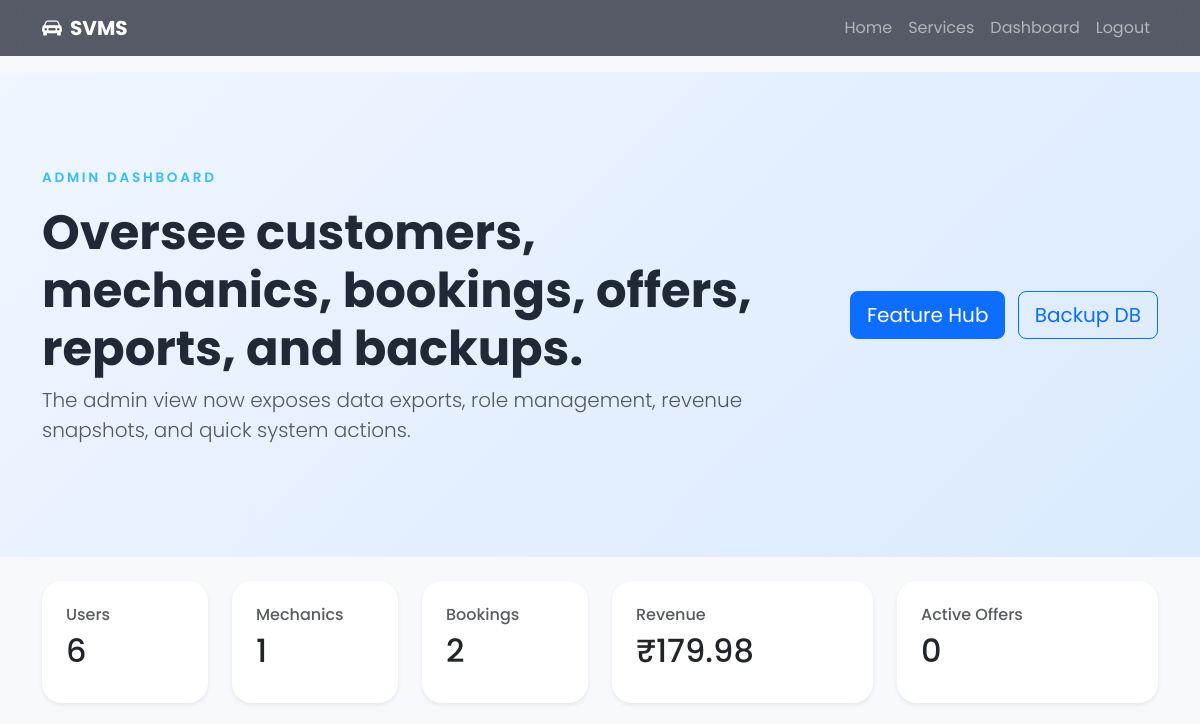
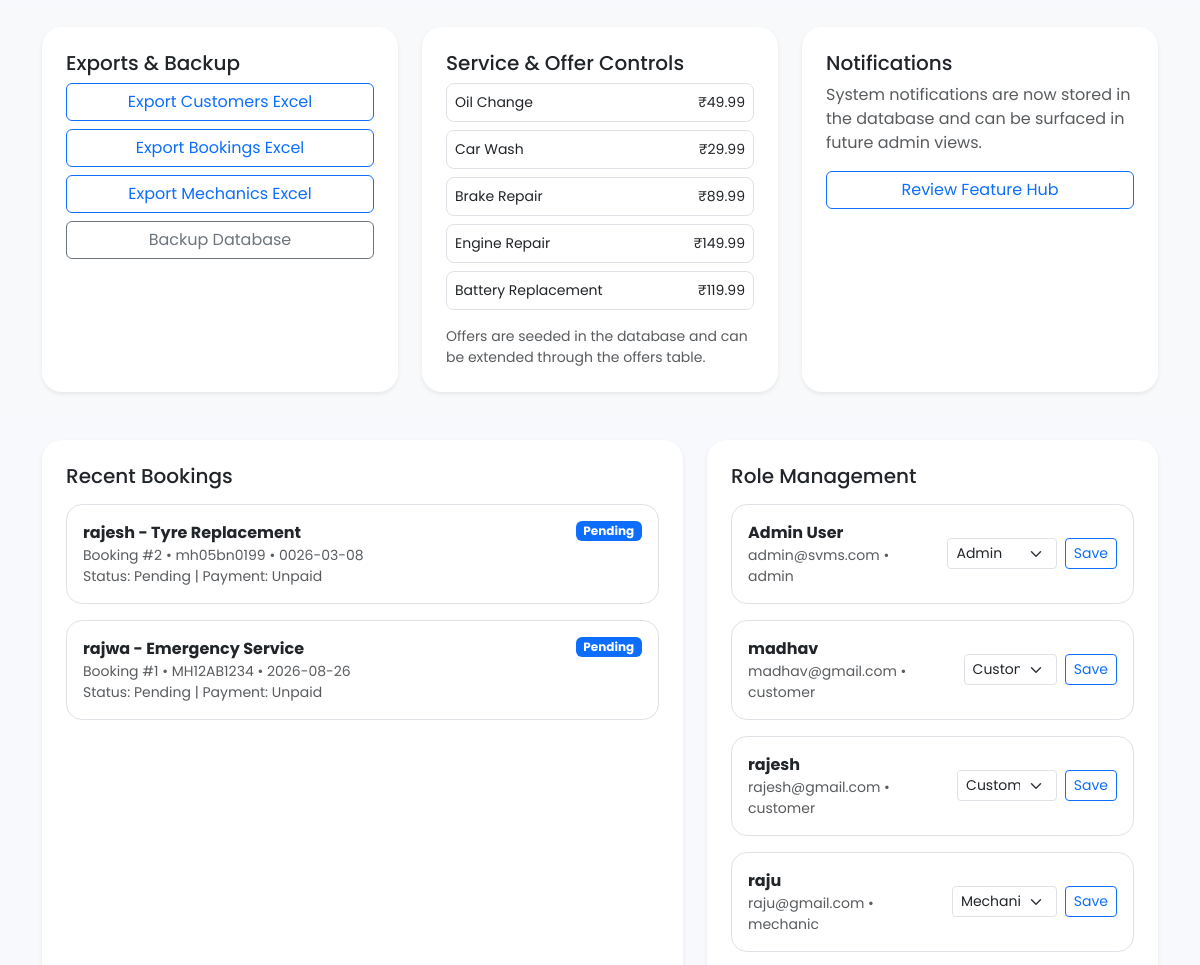
The page /admin-dashboard (signed in, upper part) on the database as committed earlier (2 pictures, top to bottom).
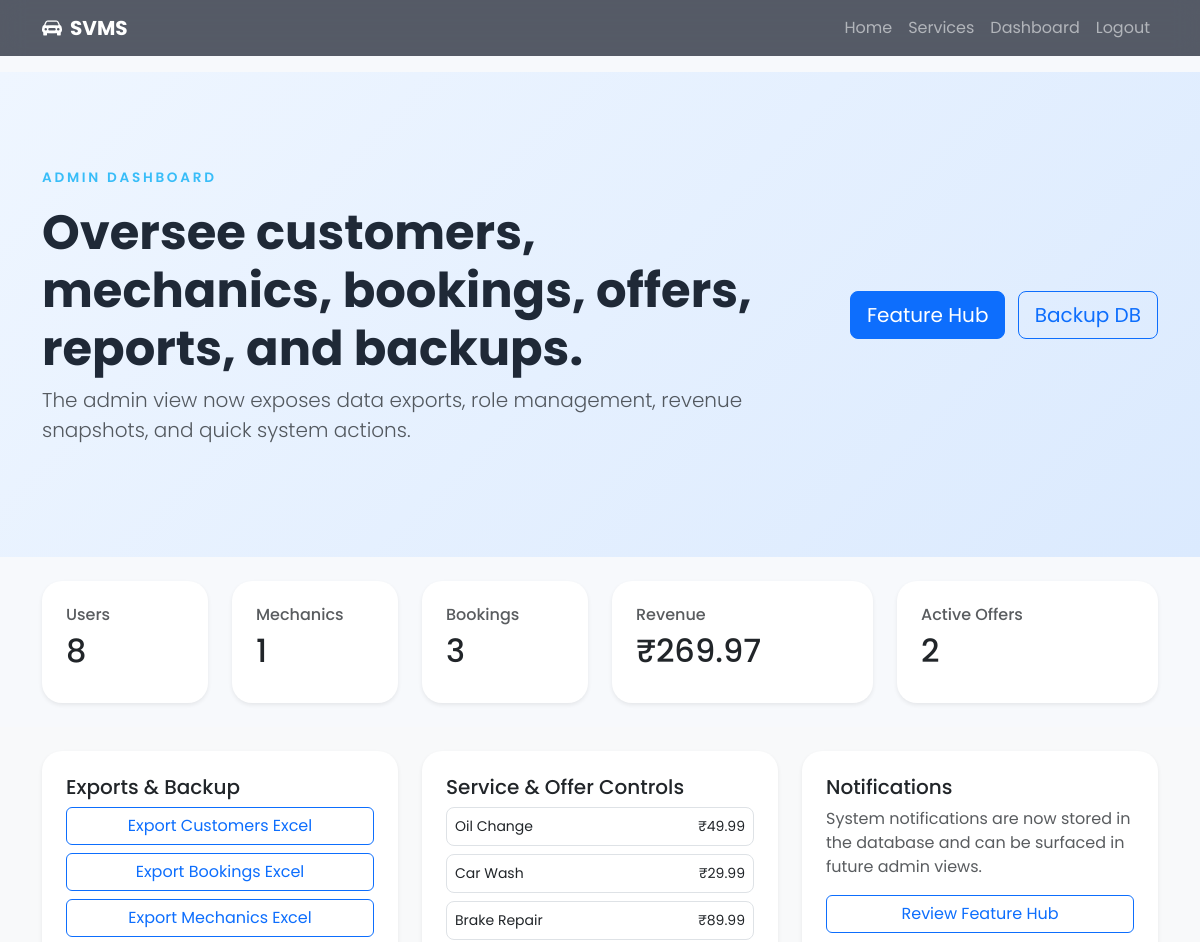
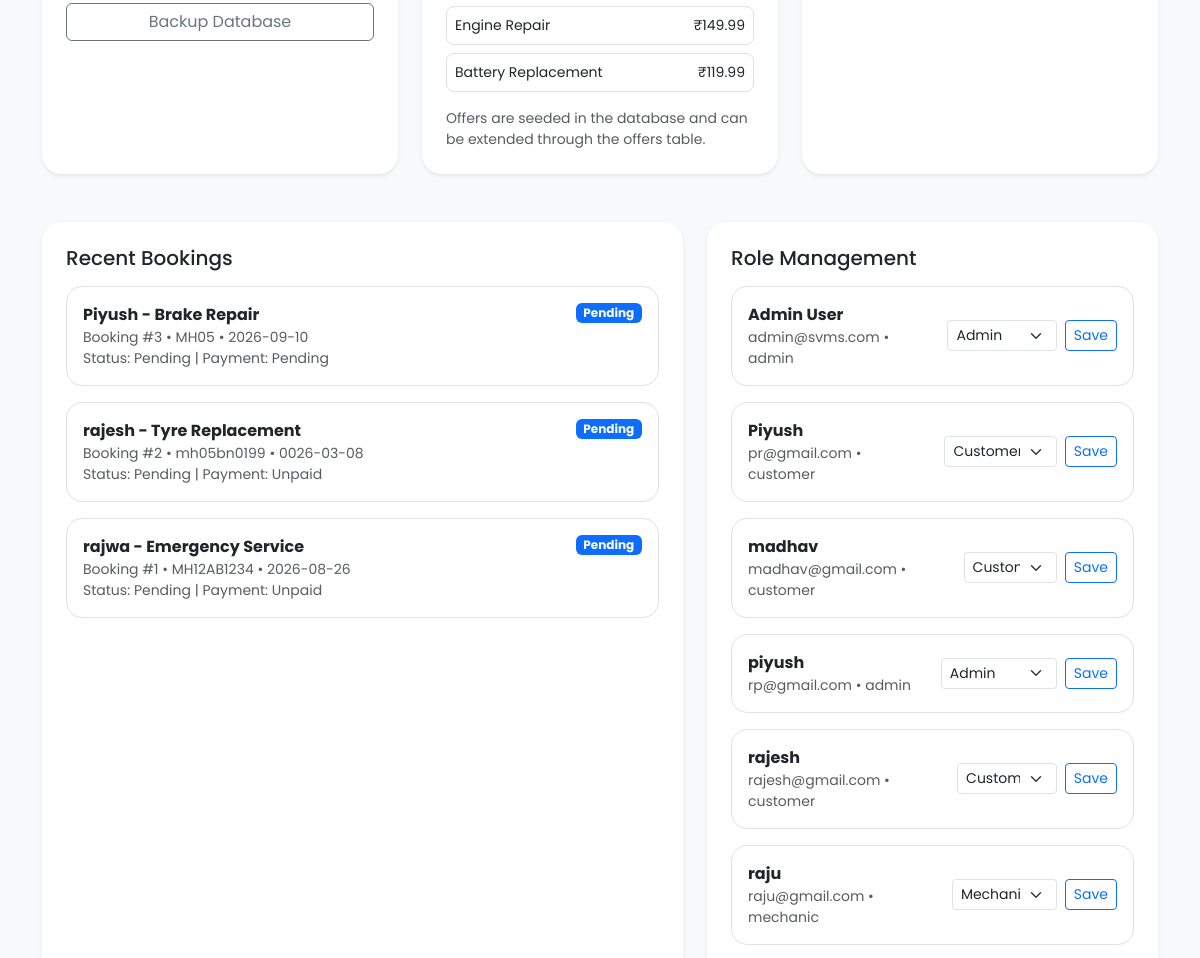
The same page on the database as committed later (2 pictures, top to bottom).
### tables this page shows
CREATE TABLE services (
                id INTEGER PRIMARY KEY AUTOINCREMENT,
                name TEXT UNIQUE NOT NULL,
                description TEXT,
                price REAL DEFAULT 0.0
            );

CREATE TABLE bookings (
                id INTEGER PRIMARY KEY AUTOINCREMENT,
                customer_id INTEGER NOT NULL,
                service_id INTEGER NOT NULL,
                vehicle_type TEXT,
                vehicle_number TEXT,
                booking_date TEXT,
                status TEXT DEFAULT 'Pending',
                notes TEXT,
                created_at TIMESTAMP DEFAULT CURRENT_TIMESTAMP
            , payment_status TEXT DEFAULT 'Unpaid', payment_method TEXT, payment_reference TEXT, rescheduled_date TEXT, cancellation_reason TEXT, estimated_time TEXT, spare_parts_used TEXT, before_image TEXT, after_image TEXT, mechanic_notes TEXT, invoice_number TEXT);

CREATE TABLE users (
                id INTEGER PRIMARY KEY AUTOINCREMENT,
                full_name TEXT NOT NULL,
                email TEXT UNIQUE NOT NULL,
                password TEXT NOT NULL,
                role TEXT DEFAULT 'customer',
                phone TEXT,
                address TEXT,
                created_at TIMESTAMP DEFAULT CURRENT_TIMESTAMP
            );

### app.py (the view)
@app.route('/admin-dashboard')
def admin_dashboard():
    if session.get('user_role') != 'admin':
        flash('Only admins can view this page.', 'warning')
        return redirect(url_for('home'))
    conn = get_db()
    data = {'users': 0, 'bookings': 0, 'revenue': 0, 'mechanics': 0, 'offers': 0, 'recent_users': [], 'recent_bookings': [], 'services': [], 'users_list': []}
    try:
        users_count = conn.execute('SELECT COUNT(*) AS count FROM users').fetchone()
        mechanics_count = conn.execute("SELECT COUNT(*) AS count FROM users WHERE role = 'mechanic'").fetchone()
        bookings_count = conn.execute('SELECT COUNT(*) AS count FROM bookings').fetchone()
        revenue_row = conn.execute('SELECT COALESCE(SUM(s.price), 0) AS total FROM bookings b JOIN services s ON b.service_id = s.id WHERE b.status != "Cancelled"').fetchone()
        data['users'] = users_count['count']
        data['mechanics'] = mechanics_count['count']
        data['bookings'] = bookings_count['count']
        data['revenue'] = revenue_row['total']
        data['offers'] = conn.execute('SELECT COUNT(*) AS count FROM offers WHERE is_active = 1').fetchone()['count']
        data['recent_users'] = rows_to_dicts(conn.execute('SELECT id, full_name, email, role, created_at FROM users ORDER BY created_at DESC LIMIT 6').fetchall())
        data['recent_bookings'] = rows_to_dicts(conn.execute('''
            SELECT b.*, s.name AS service_name, u.full_name AS customer_name
            FROM bookings b
            JOIN services s ON b.service_id = s.id
            JOIN users u ON b.customer_id = u.id
            ORDER BY b.created_at DESC
            LIMIT 8
        ''').fetchall())
        data['services'] = get_services()
        data['users_list'] = rows_to_dicts(conn.execute('SELECT id, full_name, email, role FROM users ORDER BY full_name').fetchall())
    finally:
        conn.close()
    return render_template('admin_dashboard.html', data=data)

### app.py (called while the page is built)
def get_db():
    conn = sqlite3.connect(DB_PATH)
    conn.row_factory = sqlite3.Row
    return conn

def rows_to_dicts(rows):
    return [dict(row) for row in rows]

def get_services():
    conn = get_db()
    try:
        rows = conn.execute('SELECT id, name, description, price FROM services ORDER BY id').fetchall()
        return [dict(row) for row in rows]
    finally:
        conn.close()

### templates/admin_dashboard.html
{% extends 'base.html' %}
{% block content %}
<section class="page-hero py-5">
  <div class="container py-5">
    <div class="row align-items-center gy-3">
      <div class="col-lg-8">
        <p class="eyebrow">Admin Dashboard</p>
        <h1 class="display-5 fw-bold">Oversee customers, mechanics, bookings, offers, reports, and backups.</h1>
        <p class="lead text-muted">The admin view now exposes data exports, role management, revenue snapshots, and quick system actions.</p>
      </div>
      <div class="col-lg-4 text-lg-end">
        <a class="btn btn-primary btn-lg me-2" href="{{ url_for('features') }}">Feature Hub</a>
        <a class="btn btn-outline-primary btn-lg" href="{{ url_for('backup_database') }}">Backup DB</a>
      </div>
    </div>
  </div>
</section>
<section class="py-4">
  <div class="container">
    <div class="row g-4">
      <div class="col-md-2"><div class="card p-4 shadow-sm h-100"><h6 class="text-muted">Users</h6><h2>{{ data.users }}</h2></div></div>
      <div class="col-md-2"><div class="card p-4 shadow-sm h-100"><h6 class="text-muted">Mechanics</h6><h2>{{ data.mechanics }}</h2></div></div>
      <div class="col-md-2"><div class="card p-4 shadow-sm h-100"><h6 class="text-muted">Bookings</h6><h2>{{ data.bookings }}</h2></div></div>
      <div class="col-md-3"><div class="card p-4 shadow-sm h-100"><h6 class="text-muted">Revenue</h6><h2>₹{{ '%.2f'|format(data.revenue) }}</h2></div></div>
      <div class="col-md-3"><div class="card p-4 shadow-sm h-100"><h6 class="text-muted">Active Offers</h6><h2>{{ data.offers }}</h2></div></div>
    </div>
  </div>
</section>
<section class="py-4 bg-light">
  <div class="container">
    <div class="row g-4">
      <div class="col-lg-4">
        <div class="card shadow-sm p-4 h-100">
          <h5>Exports & Backup</h5>
          <div class="d-grid gap-2">
            <a class="btn btn-outline-primary" href="{{ url_for('export_csv', entity='customers') }}">Export Customers Excel</a>
            <a class="btn btn-outline-primary" href="{{ url_for('export_csv', entity='bookings') }}">Export Bookings Excel</a>
            <a class="btn btn-outline-primary" href="{{ url_for('export_csv', entity='mechanics') }}">Export Mechanics Excel</a>
            <a class="btn btn-outline-secondary" href="{{ url_for('backup_database') }}">Backup Database</a>
          </div>
        </div>
      </div>
      <div class="col-lg-4">
        <div class="card shadow-sm p-4 h-100">
          <h5>Service & Offer Controls</h5>
          <div class="vstack gap-2">
            {% for service in data.services[:5] %}
              <div class="border rounded-3 p-2 small d-flex justify-content-between">
                <span>{{ service.name }}</span>
                <span>₹{{ '%.2f'|format(service.price) }}</span>
              </div>
            {% endfor %}
            <div class="mt-2 small text-muted">Offers are seeded in the database and can be extended through the offers table.</div>
          </div>
        </div>
      </div>
      <div class="col-lg-4">
        <div class="card shadow-sm p-4 h-100">
          <h5>Notifications</h5>
          <p class="text-muted">System notifications are now stored in the database and can be surfaced in future admin views.</p>
          <a class="btn btn-outline-primary" href="{{ url_for('features') }}">Review Feature Hub</a>
        </div>
      </div>
    </div>
  </div>
</section>
<section class="py-4">
  <div class="container">
    <div class="row g-4">
      <div class="col-lg-7">
        <div class="card shadow-sm p-4 h-100">
          <h5 class="mb-3">Recent Bookings</h5>
          <div class="vstack gap-3">
            {% for booking in data.recent_bookings %}
              <div class="border rounded-4 p-3">
                <div class="d-flex justify-content-between align-items-start gap-3">
                  <div>
                    <div class="fw-bold">{{ booking.customer_name }} - {{ booking.service_name }}</div>
                    <div class="text-muted small">Booking #{{ booking.id }} • {{ booking.vehicle_number or 'No vehicle' }} • {{ booking.booking_date or 'No date' }}</div>
                    <div class="text-muted small">Status: {{ booking.status }} | Payment: {{ booking.payment_status or 'Unpaid' }}</div>
                  </div>
                  <span class="badge bg-primary">{{ booking.status }}</span>
                </div>
              </div>
            {% else %}
              <div class="alert alert-info mb-0">No bookings yet.</div>
            {% endfor %}
          </div>
        </div>
      </div>
      <div class="col-lg-5">
        <div class="card shadow-sm p-4 h-100">
          <h5 class="mb-3">Role Management</h5>
          <div class="vstack gap-3">
            {% for user in data.users_list[:8] %}
              <div class="border rounded-4 p-3">
                <div class="d-flex justify-content-between align-items-center gap-3">
                  <div>
                    <div class="fw-bold">{{ user.full_name }}</div>
                    <div class="text-muted small">{{ user.email }} • {{ user.role }}</div>
                  </div>
                  <form method="post" action="{{ url_for('change_role', user_id=user.id) }}" class="d-flex gap-2 align-items-center">
                    <select class="form-select form-select-sm" name="role">
                      <option value="customer" {% if user.role == 'customer' %}selected{% endif %}>Customer</option>
                      <option value="mechanic" {% if user.role == 'mechanic' %}selected{% endif %}>Mechanic</option>
                      <option value="admin" {% if user.role == 'admin' %}selected{% endif %}>Admin</option>
                    </select>
                    <button class="btn btn-sm btn-outline-primary">Save</button>
                  </form>
                </div>
              </div>
            {% endfor %}
          </div>
        </div>
      </div>
    </div>
  </div>
</section>
{% endblock %}

### templates/base.html (shortened to what this page needs)
<!doctype html>
<html lang="en">
  <head>
    <link href="https://cdn.jsdelivr.net/npm/bootstrap@5.3.3/dist/css/bootstrap.min.css" rel="stylesheet">
    <link href="https://cdn.jsdelivr.net/npm/bootstrap-icons@1.11.3/font/bootstrap-icons.css" rel="stylesheet">
    <link rel="stylesheet" href="{{ url_for('static', filename='styles.css') }}">
  </head>
  <body>
    <nav class="navbar navbar-expand-lg navbar-dark fixed-top">
      <div class="container">
        <a class="navbar-brand fw-bold" href="{{ url_for('home') }}"><i class="bi bi-car-front-fill me-2"></i>SVMS</a>
        <div class="collapse navbar-collapse" id="navbarNav">
          <ul class="navbar-nav ms-auto">
            <li class="nav-item"><a class="nav-link" href="{{ url_for('home') }}">Home</a></li>
            <li class="nav-item"><a class="nav-link" href="{{ url_for('services') }}">Services</a></li>
            {% if session.get('user_id') %}
              {% if session.get('user_role') == 'customer' %}
                <li class="nav-item"><a class="nav-link" href="{{ url_for('book_service') }}">Book Service</a></li>
                <li class="nav-item"><a class="nav-link" href="{{ url_for('track_booking') }}">Track Booking</a></li>
                <li class="nav-item"><a class="nav-link" href="{{ url_for('customer_dashboard') }}">Dashboard</a></li>
              {% elif session.get('user_role') == 'admin' %}
                <li class="nav-item"><a class="nav-link" href="{{ url_for('admin_dashboard') }}">Dashboard</a></li>
              {% elif session.get('user_role') == 'mechanic' %}
                <li class="nav-item"><a class="nav-link" href="{{ url_for('mechanic_dashboard') }}">Dashboard</a></li>
              {% endif %}
              <li class="nav-item"><a class="nav-link" href="{{ url_for('logout') }}">Logout</a></li>
            {% else %}
              <li class="nav-item"><a class="nav-link" href="{{ url_for('login') }}">Login</a></li>
            {% endif %}
          </ul>
        </div>
      </div>
    </nav>
    <div class="container mt-5 pt-4">
    </div>
    {% block content %}{% endblock %}
  </body>
</html>

### static/styles.css (style rules this page uses)
:root { --primary: #0d6efd; --secondary: #38bdf8; --dark: #111827; --light: #f8fbff; }
* { font-family: 'Poppins', sans-serif; }
body { background: #f7f9fc; color: #1f2937; }
.navbar { background: rgba(17,24,39,0.7); backdrop-filter: blur(12px); transition: .3s ease; }
.eyebrow { color: var(--secondary); font-weight: 600; letter-spacing: .2em; text-transform: uppercase; font-size: .85rem; }
.glass-card, .service-card, .step-card, .testimonial-card, .category-card, .stat-card, .card { border: 0; border-radius: 1.25rem; box-shadow: 0 10px 30px rgba(0,0,0,0.08); background: white; }
.page-hero { background: linear-gradient(135deg, #eff6ff, #dbeafe); }

Rows that differ between the two databases and show on the page:
added bookings: customer_name "Piyush", service_name "Brake Repair", id "3", vehicle_number "MH05", booking_date "2026-09-10", status "Pending", payment_status "Pending"
added users: full_name "Piyush", email "pr@gmail.com", role "customer", role "Customer"
added users: full_name "piyush", email "rp@gmail.com", role "admin", role "Admin"
Other text that changed with them:
{{ data.users }}: "6" → "8"
{{ data.bookings }}: "2" → "3"
{{ '%.2f'|format(data.revenue) }}: "179.98" → "269.97"
{{ data.offers }}: "0" → "2"
